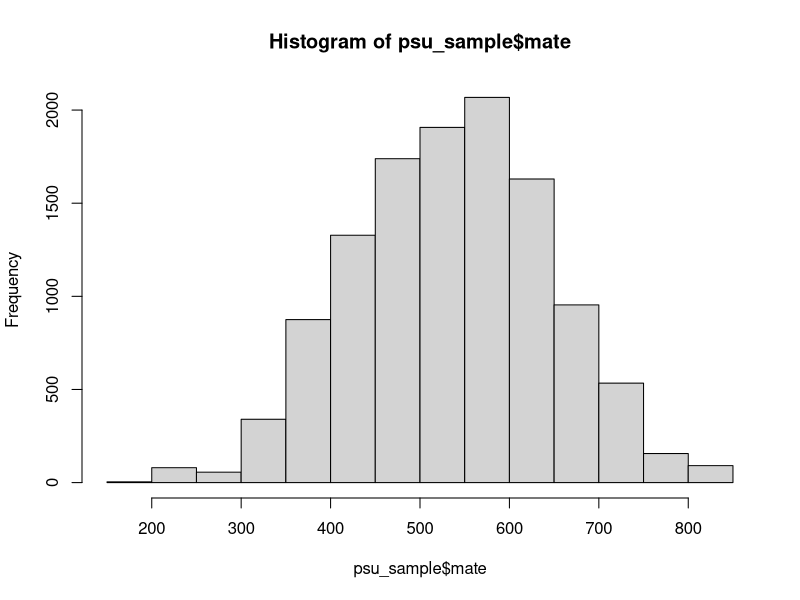
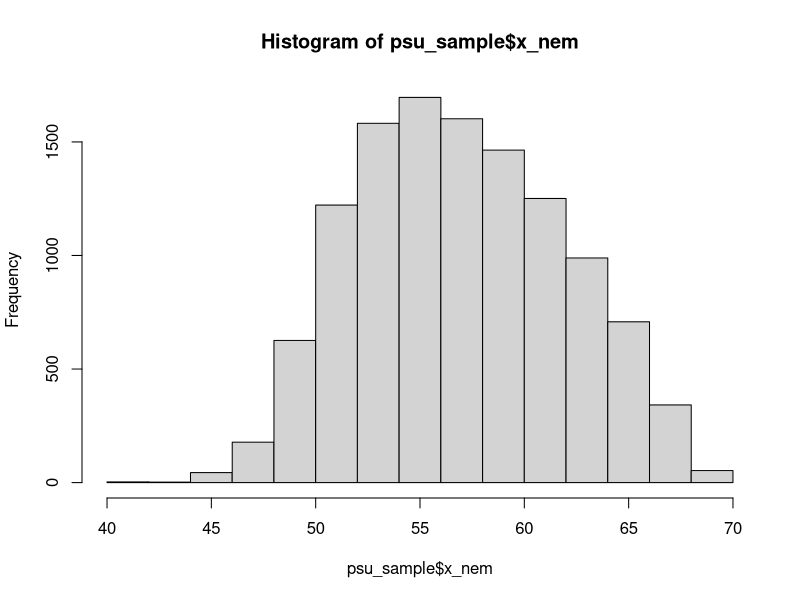
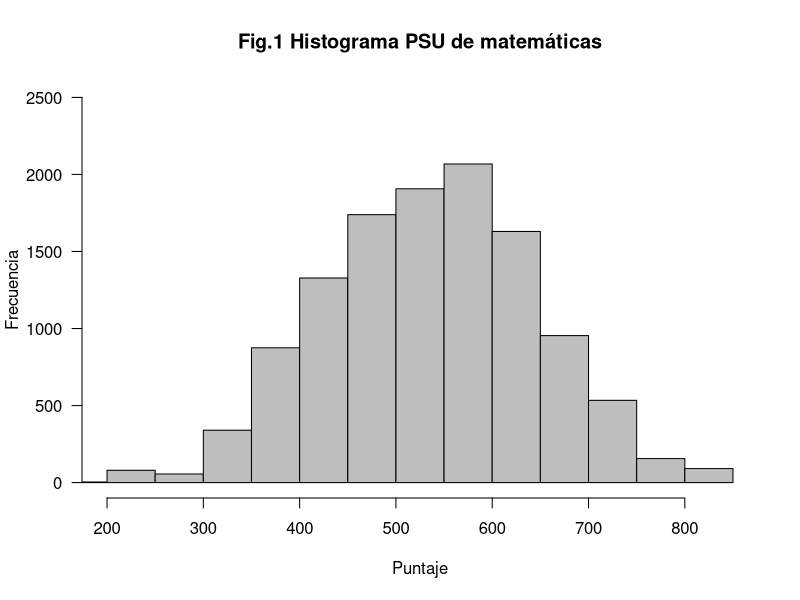
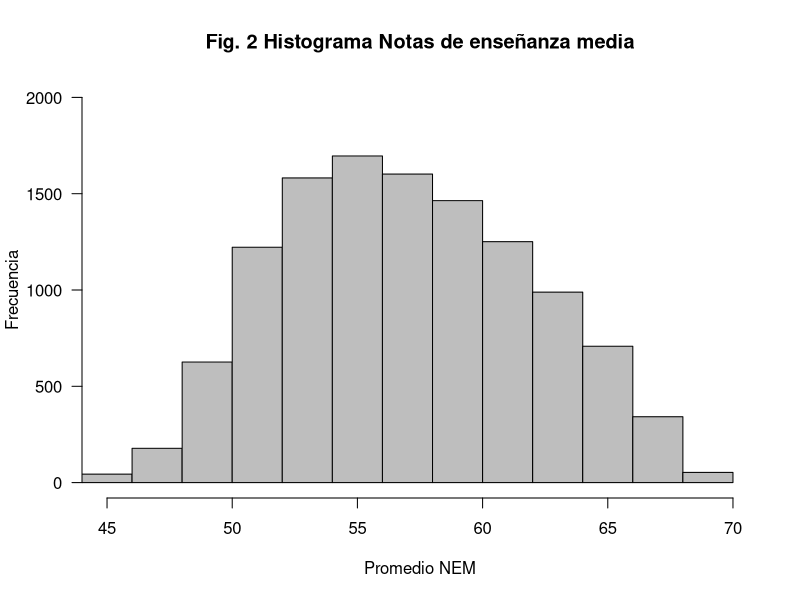
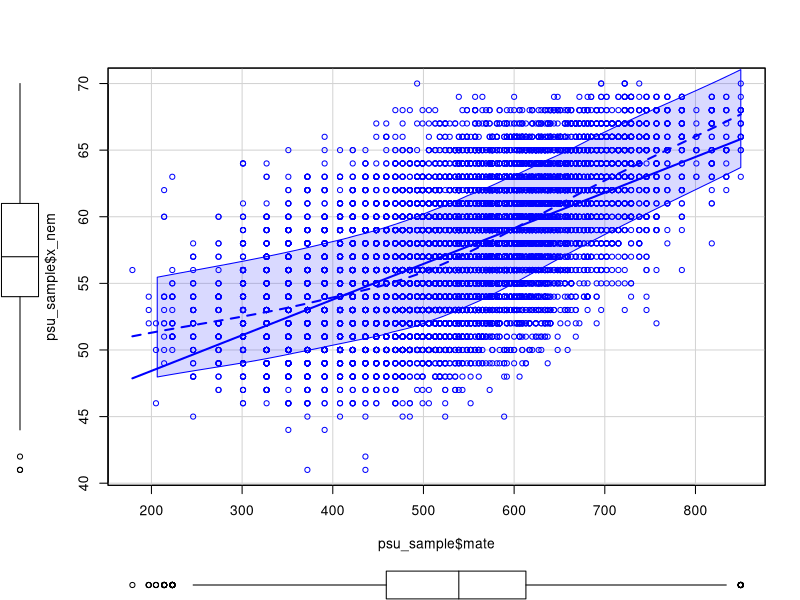
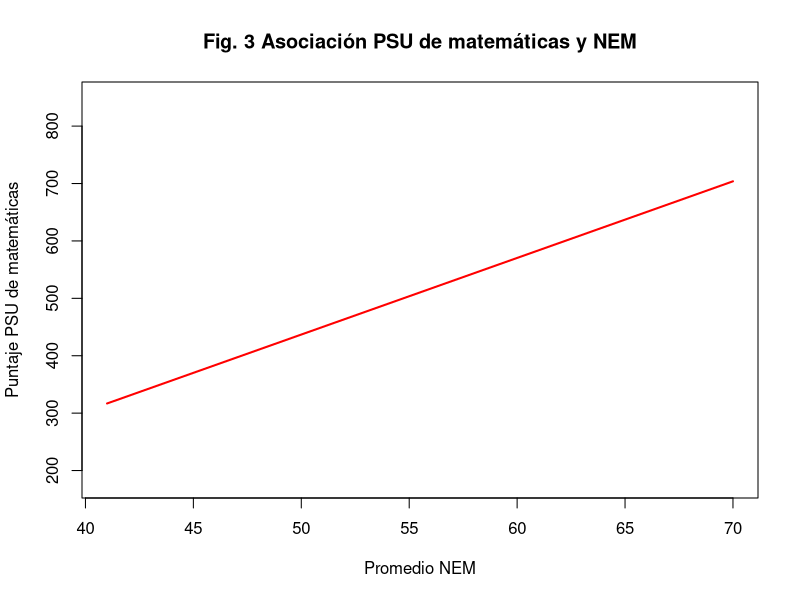
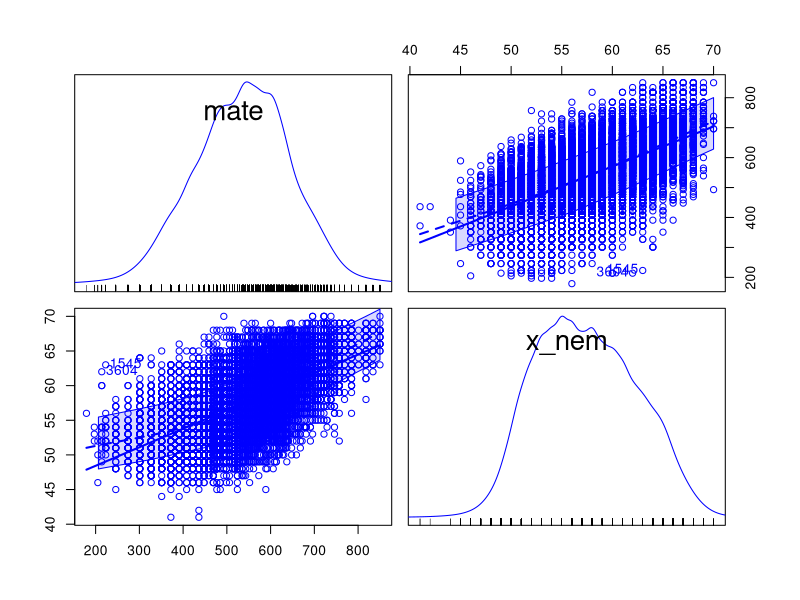
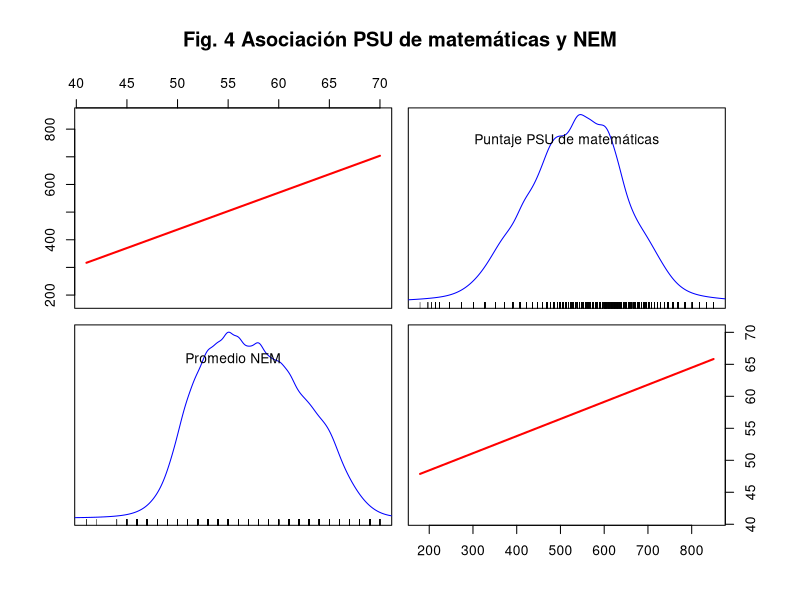

Generate these figures, in order, with R:
##############################################################
### Ayudantia 3 - Regresión Simple
##Profesor: Luis Maldonado
##Ayudantes: Catalina Rufs - José Daniel Conejeros
##############################################################

##############################################################
#Ejercicio 
##############################################################
##Configuraciones iniciales
rm(list = ls()) #Limpiamos la memoria
#install.packages("dplyr")#Para manipulación de datos
#install.packages("car")#Funciones para estimar regresiones
#install.packages("haven") #lectura/importar de bases de datos en stata

##Cargar librerías
library(dplyr)
library(car)
library(haven)
#search() #Revisamos los paquetes y herramientas instaladas
options(scipen=999) #Desactivamos la notación científica
##############################################################
##############################################################

#1. Desde el script: Carge los datos psu_sample y mantenga solamente las variables de interés.

#Importamos la base que está en formato dta
psu_sample <- read_dta("psu_sample.dta")
#Transformamos a un marco de datos
psu_sample <- as.data.frame(psu_sample)
#Seleccionamos las variables:
#V. Dependiente: Puntaje en la prueba de matemáticas (mate) 
#V. Independiente: Promedio notas medias (x_nem)
psu_sample <- subset(psu_sample, select = c(mate,x_nem))
head(psu_sample)
#Este es el modelo que nos interesa
#Puntaje matemáticas[i] = B[0] + B[1]*nem[i] + e[i]

##############################################################
##############################################################

#2. Analice con estadística descriptiva univariada ambas variables.
#Solicite un histograma para cada variable y evalúe el tipo de distribución que tienen.

summary(psu_sample$mate)
sd(psu_sample$mate) 
summary(psu_sample$x_nem)
sd(psu_sample$x_nem)

#Histogramas sin especificaciones
hist(psu_sample$mate)
hist(psu_sample$x_nem)

#Figura de calidad
?hist #Revisamos las opciones de la función
hist(psu_sample$mate, 
     main="Fig.1 Histograma PSU de matemáticas", #Nombre del histograma
     ylab = "Frecuencia", #Etiqueta el eje y
     xlab="Puntaje",      #Etiqueta el eje y
     border="black",      #Color del borde de cada barra
     col = "gray",        #Color al interior de cada barra
     xlim=c(200,850),     #Límites del eje x
     ylim=c(0,2500),      #Límites del eje y
     las=1,               #Orientación de los datos del eje x
     breaks=20)           #Quiebre de cada barra

hist(psu_sample$x_nem, 
     main="Fig. 2 Histograma Notas de enseñanza media",
     ylab = "Frecuencia",
     xlab="Promedio NEM",
     border="black",
     col = "gray",
     xlim=c(45,70), 
     ylim=c(0,2000),
     las=1,
     breaks=20)

##############################################################
##############################################################

#3. Formule los modelos de regresión simple teóricos y estimados para la hipótesis presentad
#Describa también los modelos teóricos explicando a qué corresponde cada uno de sus componentes.

#El modelo estimado:
modelo <- lm(mate ~ x_nem, data = psu_sample)

##############################################################
##############################################################

#4. Grafique la relación entre ambas variables. ¿Se observa una asociación?

scatterplot(psu_sample$mate, psu_sample$x_nem)
#General
#?scatterplot #Consultamos la función
scatterplot(psu_sample$x_nem, psu_sample$mate,
            boxplots=FALSE, #quitamos boxplots
            regLine = list(col="red"), #agregamos una línea de asociación
            grid = FALSE, #sacamos el fondo cuadriculado
            smooth=FALSE, #limpiamos de otras estimaciones
            cex = 0,    #Tamaño relativo de cada estimación 
            main = "Fig. 3 Asociación PSU de matemáticas y NEM",
            ylab = "Puntaje PSU de matemáticas",
            xlab = "Promedio NEM") 

#Matriz
scatterplotMatrix(~ mate + x_nem, id=list(n=2), data=psu_sample)
#?scatterplotMatrix #Exploramos la función
scatterplotMatrix(~x_nem + mate, data=psu_sample,
                  regLine = list(col="red"), #agregamos una línea de asociación
                  plot.points = FALSE, #Sacamos cada uno de los valores
                  smooth=FALSE, #limpiamos de otras estimaciones,
                  var.labels=c("Promedio NEM", "Puntaje PSU de matemáticas"), cex.labels = 1,
                  main = "Fig. 4 Asociación PSU de matemáticas y NEM", row1attop = F)


##############################################################
##############################################################

#5. Calcule la correlación entre ambas variables. ¿Cuál es la intensidad y sentido de la asociación?

cor(psu_sample$mate, psu_sample$x_nem, method = "pearson")

##############################################################
##############################################################

#6. Estime el modelo de regresión simple asociados a la hipótesis
#Interprete el coeficiente de regresión, el intercepto y el R2 no ajustado.

#Generamos un objeto con la información de la regresión 
m1 <- lm(mate~x_nem,data=psu_sample)
summary(m1)

#Estimación manual de cada coeficiente
#Coeficiente de regresión 
beta <- cov(psu_sample$x_nem,psu_sample$mate)/var(psu_sample$x_nem)
beta
#Intercepto
mean(psu_sample$mate) - beta*mean(psu_sample$x_nem)
# Modelo is Yi = -230.38 + 13.35*X 

#Ajustes del modelo
#R Cuadrado ajustado: 0.3572
summary(m1)$r.square
#Otra opción
sse = sum((fitted(m1) - mean(psu_sample$mate))^2) # SSE
ssr = sum((fitted(m1) - psu_sample$mate)^2) # SSR
1 - (ssr/(sse + ssr))

#R Cuadrado no ajustado: 0.3571
summary(m1)$adj.r.squared

#Graficamos la regresión 
plot(psu_sample$x_nem, psu_sample$mate,
     col  = "blue", pch = 19, cex = 0.3, lty = "solid", lwd = 2,
     xlim=c(40,70), 
     ylim=c(200,850),
     main = "Fig. 5 Asociación PSU de matemáticas y NEM",
     ylab = "Puntaje PSU de matemáticas",
     xlab = "Promedio NEM")
abline(lm(mate ~ x_nem,data=psu_sample), col="red")

##############################################################
##############################################################

#7. Calcule el valor predicho para un estudiante con el NEM más bajo, 
#para un estudiante en el 50% de la distribución, y para el estudiante con el NEM más alto. 
#Interprete sus resultados.

#Primero identificamos el promedio NEM más bajo
min(psu_sample$x_nem)
#Segundo identificamos el promedio NEM más bajo
median(psu_sample$x_nem)
#Tercero identificamos el promedio NEM más alto
max(psu_sample$x_nem)

#Podemos obtener esta información en una línea de código
summary(psu_sample$x_nem)

#Con esta información estimamos el valor predicho en la PSU de matemáticas para cada promedio:
#Puntaje PSU mate para el promedio NEM más bajo
-230.3834 + 13.3462*41
#Puntaje PSU mate para el promedio NEM del ubicado en el centro de la distribución
-230.3834 + 13.3462*57
#Puntaje PSU mate para el promedio NEM más alto
-230.3834 + 13.3462*70

##############################################################
##############################################################

#8. alcule el valor predicho para todos los estudiantes de la muestra. 
#Solicite descriptivos para esta nueva variable e interprete.

#Generamos una nueva variable (columna) a nuestro marco de datos con los valores predichos
#Manualmente
psu_sample$predict <- -230.3834 + 13.3462*psu_sample$x_nem
#Lo podemos extraer de nuestra regresión
psu_sample$predict <- predict(m1)
#Obtenemos los descriptivos de la variable
mean(psu_sample$predict)
sd(psu_sample$predict)

#Generamos un histograma de calidad
hist(psu_sample$predict, 
     main="Fig. 6 Histograma de valores predichos",
     ylab = "Frecuencia",
     xlab="Puntaje predicho",
     border="black",
     col = "gray",
     xlim=c(350,750), 
     ylim=c(0,2000),
     las=1,
     breaks=20)

##############################################################
##############################################################

#9. Calcule los residuos de la regresión anterior.
#Calcule la correlación y grafique la relación entre los valores predichos y los residuos
#¿Cómo se explican estos resultados ¿Cuáles son las observaciones de mayor y menor residuo?

#Estimamos los residuos
#Manualmente
psu_sample$residuo <- psu_sample$mate - psu_sample$predict
#Lo podemos extraer de nuestra regresión
psu_sample$residuo <- residuals(m1)
#Revisamos nuestra base de datos
head(psu_sample)

#Correlación de valores predichos y residuos
cor(psu_sample$predict, psu_sample$residuo)

#Gráfico entre valores predichos y residuos
plot(psu_sample$predict, psu_sample$residuo,
     col="blue", pch = 19, cex = 0.3, lty = "solid", lwd = 2,
     main = "Fig. 7 entre valores predichos y residuos",
     ylab = "Residuos",
     xlab = "Valores predichos PSU matemáticas")
abline(lm(predict ~ residuo,data=psu_sample), col="red")

#Generamos una nueva columna con los residuos en valor absoluto
min(abs(psu_sample$residuo))
max(abs(psu_sample$residuo))
psu_sample$absres <- abs(psu_sample$residuo)
#Identificamos la observación con menor residuo
minres <- psu_sample %>% 
  filter(absres==min(psu_sample$absres))
#Identificamos la observación con mayor residuo
maxres <- psu_sample %>% 
  filter(absres==max(psu_sample$absres))

#Podemos tener una idea general de nuestros residuos:
?arrange #Nos permite ordenar una base de datos
psu_sample <- arrange(psu_sample, absres)
brief(psu_sample)

##############################################################
##############################################################

#10. Mencione una variable no observada que podría estar sesgando las estimaciones OLS al no ser incluida en el modelo.
#¿Por qué se produciría este sesgo?

##############################################################
############### Ayudantia 3 - Regresión Simple ###############
##############################################################